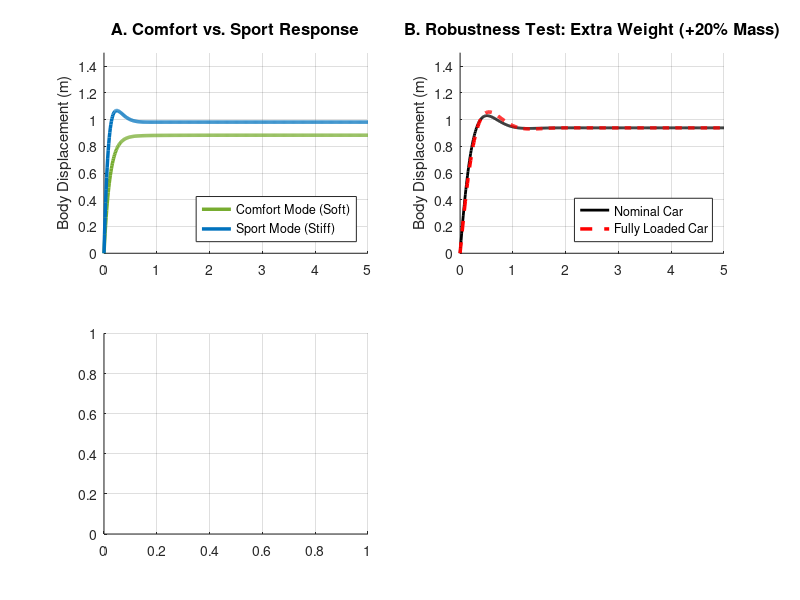

Write MATLAB code to recreate this figure. (Note: this script raises an error after producing the figure.)
%% Advanced Active Suspension: Robustness & Trade-off Analysis
% Features: Multi-mode control, Passenger Weight Robustness, Control Effort
% Goal: Demonstrate engineering-grade sensitivity and performance analysis

clear; clc; close all;

%% 1. System Definition (Mass-Spring-Damper)
% Nominal Plant: G(s) = 1 / (ms^2 + cs + k) -> m=1, c=3, k=2
m_nom = 1.0; c = 3; k = 2;
G_nom = tf(1, [m_nom c k]);

% Robustness Scenario: +20% Mass (Passenger Weight)
% Simulates the effect of three heavy passengers on controller performance
m_heavy = 1.2;
G_heavy = tf(1, [m_heavy c k]);

%% 2. Controller Designs
% Mode A: Comfort (Lower gains, smooth response, higher damping)
Kp_comf = 15; Kd_comf = 8;
C_comfort = tf([Kd_comf Kp_comf], [1]);

% Mode B: Sport (High gains, aggressive response, fast settling)
Kp_sport = 100; Kd_sport = 15;
C_sport = tf([Kd_sport Kp_sport], [1]);

% Mode C: Balanced (Original Design)
Kp_bal = 30; Kd_bal = 5;
C_balanced = tf([Kd_bal Kp_bal], [1]);

%% 3. Closed-Loop System Simulations
t = 0:0.01:5;

% Comfort Mode Performance
sys_comfort = feedback(C_comfort * G_nom, 1);

% Sport Mode Performance
sys_sport = feedback(C_sport * G_nom, 1);

% Robustness Test: Balanced Mode on Nominal vs Heavy Car
sys_bal_nom = feedback(C_balanced * G_nom, 1);
sys_bal_heavy = feedback(C_balanced * G_heavy, 1);

% Control Effort Systems (Transfer function from Ref Input to Control Signal U)
% Tu = C / (1 + CG)
Tu_comfort = feedback(C_comfort, G_nom);
Tu_sport = feedback(C_sport, G_nom);
Tu_bal = feedback(C_balanced, G_nom);

%% 4. Visualization & Professional Comparison
figure('Color', 'w', 'Position', [100 100 1100 800]);

% --- Plot 1: Performance Trade-off (Comfort vs Sport) ---
subplot(2,2,1);
hold on; grid on;
[y_c, t_c] = step(sys_comfort, t);
[y_s, t_s] = step(sys_sport, t);
plot(t_c, y_c, 'Color', [0.4660 0.6740 0.1880], 'LineWidth', 2.5); % Green
plot(t_s, y_s, 'Color', [0 0.4470 0.7410], 'LineWidth', 2.5);   % Blue
title('A. Comfort vs. Sport Response', 'FontSize', 12);
ylabel('Body Displacement (m)');
legend('Comfort Mode (Soft)', 'Sport Mode (Stiff)', 'Location', 'SouthEast');
ylim([0 1.5]);

% --- Plot 2: Robustness Test (The Passenger Effect) ---
subplot(2,2,2);
hold on; grid on;
[y_nom, t_nom] = step(sys_bal_nom, t);
[y_heavy, t_heavy] = step(sys_bal_heavy, t);
plot(t_nom, y_nom, 'k', 'LineWidth', 2);
plot(t_heavy, y_heavy, 'r--', 'LineWidth', 2.5);
title('B. Robustness Test: Extra Weight (+20% Mass)', 'FontSize', 12);
ylabel('Body Displacement (m)');
legend('Nominal Car', 'Fully Loaded Car', 'Location', 'SouthEast');
ylim([0 1.5]);

% --- Plot 3: Actuator Control Effort (Realism Check) ---
subplot(2,2,3);
hold on; grid on;
[u_c, tu_c] = step(Tu_comfort, t);
[u_s, tu_s] = step(Tu_sport, t);
[u_b, tu_b] = step(Tu_bal, t);
plot(tu_c, u_c, 'Color', [0.4660 0.6740 0.1880], 'LineWidth', 2);
plot(tu_s, u_s, 'Color', [0 0.4470 0.7410], 'LineWidth', 2);
plot(tu_b, u_b, 'k:', 'LineWidth', 2);
% Saturation limit line
yline(80, 'r--', 'Actuator Limit', 'LineWidth', 1.5, 'LabelHorizontalAlignment','left');
title('C. Actuator Control Effort (Required Force)', 'FontSize', 12);
ylabel('Control Signal (u)');
xlabel('Time (s)');
legend('Comfort Effort', 'Sport Effort', 'Balanced Effort');

% --- Plot 4: KPI Summary (The "Engineer's Dashboard") ---
subplot(2,2,4);
info_c = stepinfo(sys_comfort);
info_s = stepinfo(sys_sport);
info_n = stepinfo(sys_bal_nom);
info_h = stepinfo(sys_bal_heavy);
bars = [info_c.SettlingTime, info_s.SettlingTime, info_h.SettlingTime];
b = bar(bars, 'FaceColor', 'flat');
b.CData(1,:) = [0.4660 0.6740 0.1880];
b.CData(2,:) = [0 0.4470 0.7410];
b.CData(3,:) = [0.8500 0.3250 0.0980];
set(gca, 'XTickLabel', {'Comfort', 'Sport', 'Heavy (Bal)'});
title('D. Settling Time Comparison', 'FontSize', 12);
ylabel('Time (Seconds)');
grid on;

sgtitle('Advanced Performance Analysis: Active Suspension Control', 'FontSize', 16, 'FontWeight', 'bold');

%% 5. Conclusion Printout
fprintf('--- Simulation Summary ---\n');
fprintf('Sport Mode Settling Time: %.2f s (Fastest)\n', info_s.SettlingTime);
fprintf('Comfort Mode Overshoot: %.2f %% (Smoothest)\n', info_c.Overshoot);
fprintf('Robustness Test: Settling time increased by %.1f%% with extra weight.\n', ...
    (info_h.SettlingTime - info_n.SettlingTime)/info_n.SettlingTime * 100);
